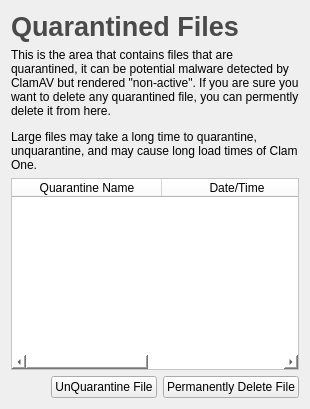
        <widget class="QWidget" name="stackedQuarantine">
         <layout class="QVBoxLayout" name="verticalLayout_6">
          <item>
           <widget class="QLabel" name="labelQuarantineTitle">
            <property name="font">
             <font>
              <pointsize>20</pointsize>
              <weight>75</weight>
              <bold>true</bold>
             </font>
            </property>
            <property name="styleSheet">
             <string notr="true">color: #4A4A4A;</string>
            </property>
            <property name="text">
             <string>Quarantined Files</string>
            </property>
           </widget>
          </item>
          <item>
           <widget class="QLabel" name="label_2">
            <property name="text">
             <string>&lt;html&gt;&lt;head/&gt;&lt;body&gt;&lt;p&gt;This is the area that contains files that are quarantined, it can be potential malware detected by ClamAV but rendered &amp;quot;non-active&amp;quot;. If you are sure you want to delete any quarantined file, you can permently delete it from here.&lt;/p&gt;&lt;p&gt;Large files may take a long time to quarantine, unquarantine, and may cause long load times of Clam One.&lt;/p&gt;&lt;/body&gt;&lt;/html&gt;</string>
            </property>
            <property name="wordWrap">
             <bool>true</bool>
            </property>
           </widget>
          </item>
          <item>
           <widget class="QTableWidget" name="tableWidgetQuarantine">
            <property name="styleSheet">
             <string notr="true">background-color: #ffffff;</string>
            </property>
            <property name="alternatingRowColors">
             <bool>true</bool>
            </property>
            <property name="selectionMode">
             <enum>QAbstractItemView::SingleSelection</enum>
            </property>
            <property name="selectionBehavior">
             <enum>QAbstractItemView::SelectRows</enum>
            </property>
            <property name="textElideMode">
             <enum>Qt::ElideNone</enum>
            </property>
            <property name="horizontalScrollMode">
             <enum>QAbstractItemView::ScrollPerPixel</enum>
            </property>
            <attribute name="horizontalHeaderDefaultSectionSize">
             <number>150</number>
            </attribute>
            <attribute name="horizontalHeaderStretchLastSection">
             <bool>true</bool>
            </attribute>
            <column>
             <property name="text">
              <string>Quarantine Name</string>
             </property>
            </column>
            <column>
             <property name="text">
              <string>Date/Time</string>
             </property>
            </column>
            <column>
             <property name="text">
              <string>File Size</string>
             </property>
            </column>
            <column>
             <property name="text">
              <string>File Name</string>
             </property>
            </column>
           </widget>
          </item>
          <item>
           <layout class="QHBoxLayout" name="horizontalLayout_19">
            <item>
             <spacer name="horizontalSpacer_3">
              <property name="orientation">
               <enum>Qt::Horizontal</enum>
              </property>
              <property name="sizeHint" stdset="0">
               <size>
                <width>40</width>
                <height>20</height>
               </size>
              </property>
             </spacer>
            </item>
            <item>
             <widget class="QPushButton" name="pushButtonQuarantineUnQuarantine">
              <property name="focusPolicy">
               <enum>Qt::NoFocus</enum>
              </property>
              <property name="text">
               <string>UnQuarantine File</string>
              </property>
             </widget>
            </item>
            <item>
             <widget class="QPushButton" name="pushButtonQuarantineDelete">
              <property name="focusPolicy">
               <enum>Qt::NoFocus</enum>
              </property>
              <property name="text">
               <string>Permanently Delete File</string>
              </property>
             </widget>
            </item>
           </layout>
          </item>
         </layout>
        </widget>
